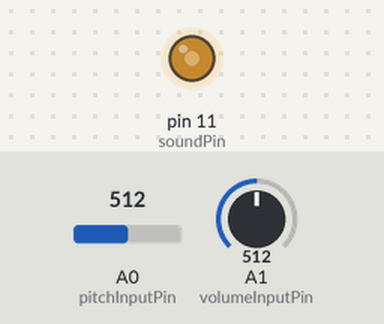
Recording of a sketch running on a simulated Arduino Uno, built with avr-gcc and run on an emulated ATmega328P. On the bench: output pins drawn as LEDs (lit = HIGH). The inputs (shaded band) are chosen by the test bench; at power-on: A0 (pitchInputPin) = 512, A1 (volumeInputPin) = 512.

Above: at 1.2 s.
1.3 s: A0 (pitchInputPin) set to 192
2.8 s: A0 (pitchInputPin) set to 173
At 3.02 s:
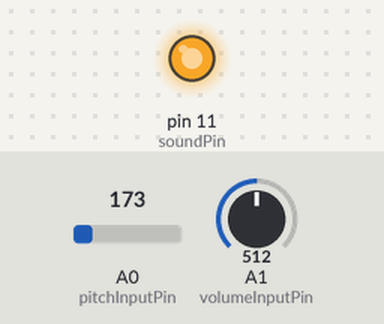
At 3.95 s:
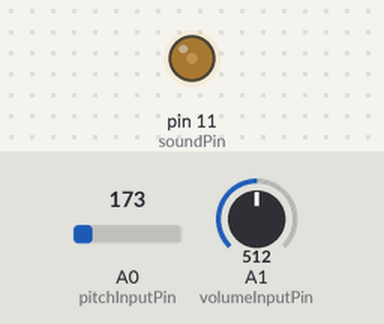
5.8 s: A1 (volumeInputPin) set to 716
8.8 s: A0 (pitchInputPin) set to 306
Timing chart, 0 to 9.5 s (numbered marks = the images above; inputs shaded):
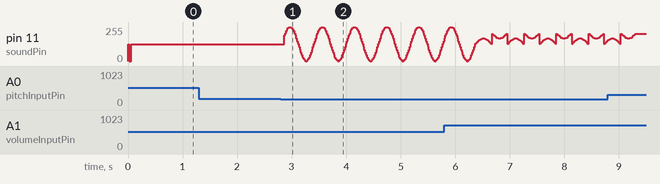

The sketch:

Project_20_Light_Harp.ino
```cpp
// Project 20 Light Harp

int soundPin = 11;
int pitchInputPin = 0;
int volumeInputPin = 1;
int ldrDim = 400;
int ldrBright = 800;

byte sine[] = {0, 22, 44, 64, 82, 98, 111, 120, 126, 127,
126, 120, 111, 98, 82, 64, 44, 22, 0, -22, -44, -64, -82,
-98, -111, -120, -126, -128, -126, -120, -111, -98, -82,
-64, -44, -22};

long lastCheckTime = millis();
int pitchDelay;
int volume;

void setup()
{
  // change PWM frequency to 63kHz
  cli(); //disable interrupts while registers are configured
  bitSet(TCCR2A, WGM20);
  bitSet(TCCR2A, WGM21); //set Timer2 to fast PWM mode (doubles PWM frequency)
  bitSet(TCCR2B, CS20);
  bitClear(TCCR2B, CS21);
  bitClear(TCCR2B, CS22);
  sei(); //enable interrupts now that registers have been set
  pinMode(soundPin, OUTPUT);
}

void loop()
{
  long now = millis();
  if (now > lastCheckTime + 20L)
  {
    pitchDelay = map(analogRead(pitchInputPin), ldrDim, ldrBright, 10, 30);
    volume = map(analogRead(volumeInputPin), ldrDim, ldrBright, 1, 4);
    lastCheckTime = now;
  }

  playSine(pitchDelay, volume);
}

void playSine(int period, int volume)
{
  for( int i = 0; i < 36; i++)
  {
    analogWrite(soundPin, (sine[i] / volume) + 128);
    delayMicroseconds(period);
  }
}
```

Measured:
- the behaviour switches between 181 and 180 on A0 (pitchInputPin) (found by bisection; images 0 and 1)
